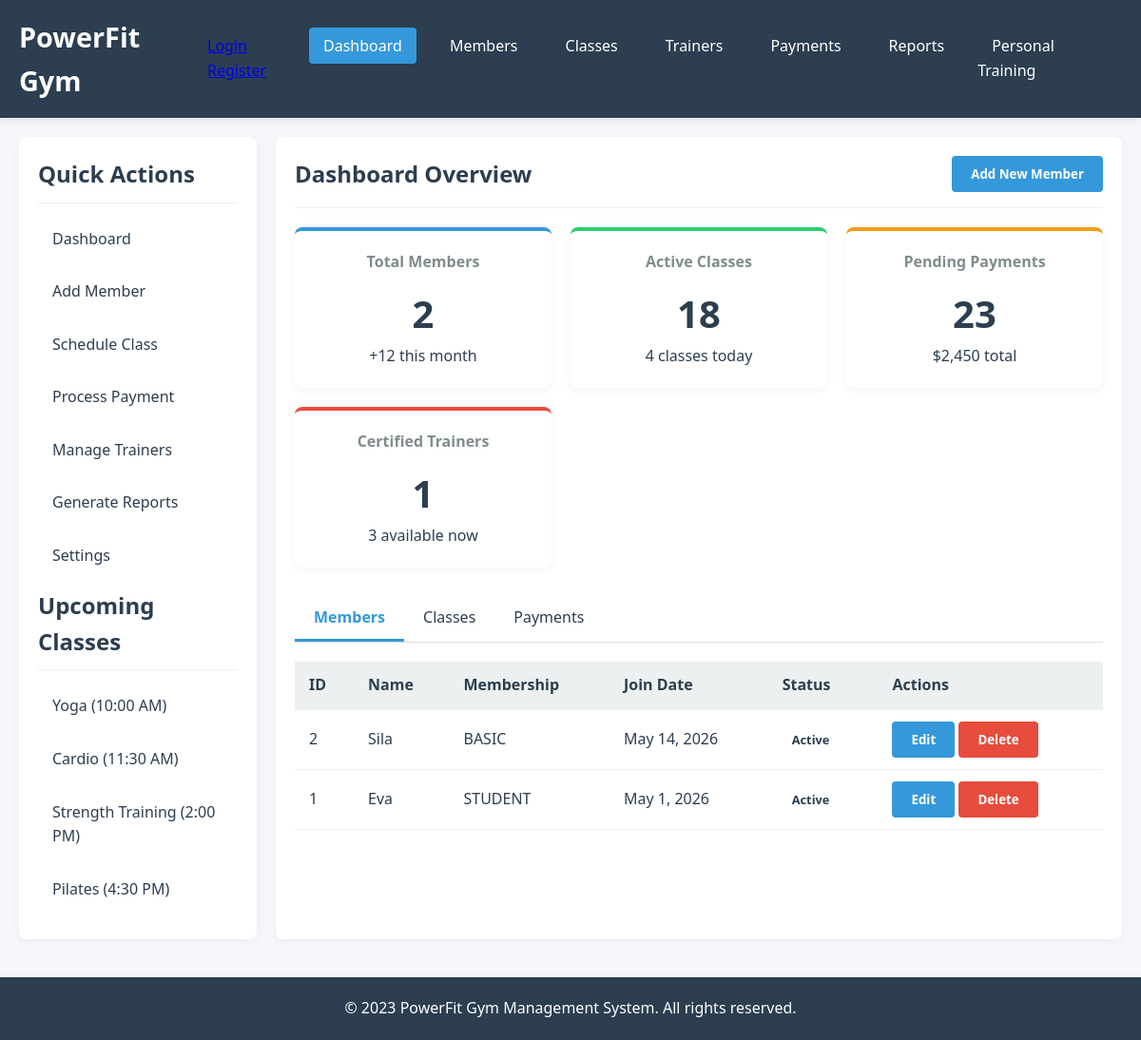
Before: /dashboard/ with the older database file.
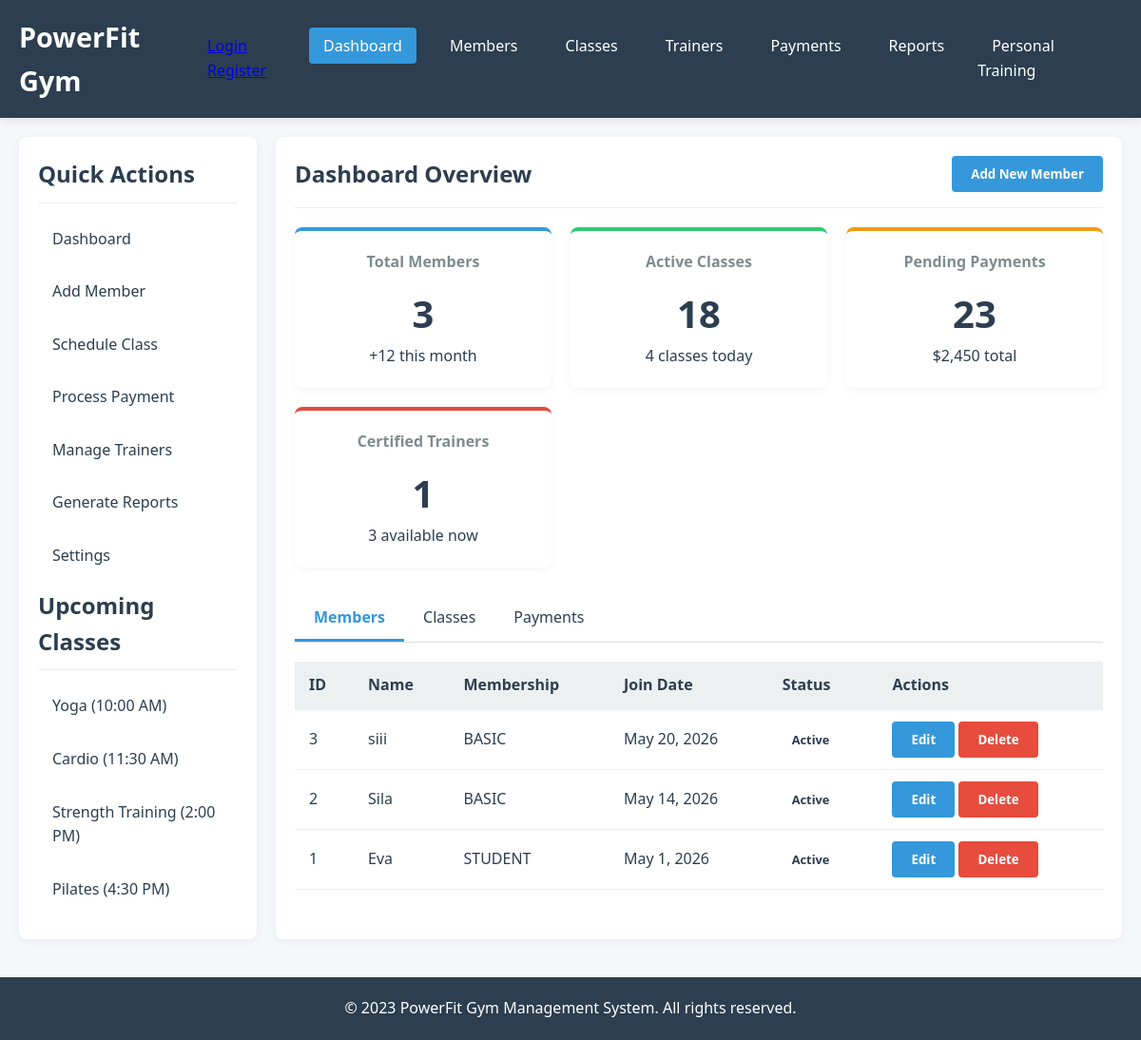
After: the same page with the newer database file.
### mainApp/models.py (models this page shows, shortened)
class Member(models.Model):
    class Membership(models.TextChoices):
        BASIC: str = "BASIC", "Basic"
        PREMIUM: str = "PREMIUM", "Premium"
        STUDENT: str = "STUDENT", "Student"
    class Status(models.TextChoices):
        ACTIVE: str = "ACTIVE", "Active"
        INACTIVE = "INACTIVE", "Inactive"
    member_id = models.CharField(
        max_length= 255,
        db_index = True,
        unique = True,
        help_text= 'Unique identifier for the member'
    )
    name = models.CharField(
        max_length= 255,
        db_index = True
    )
    email = models.EmailField()
    phone = models.CharField(
        max_length=10
    )
    membership = models.CharField(
        max_length = 255,
        choices = Membership.choices,
        default = Membership.BASIC
    )
    join_date = models.DateField()
    status = models.CharField(
        max_length = 10,
        choices = Status.choices,
        default = Status.ACTIVE
    )
    created_at = models.DateTimeField(auto_now_add = True)
    updated_at = models.DateTimeField(auto_now = True)
    class Meta:
        ordering = ["-join_date"] # ordering members on the list
        indexes = [
            models.Index(fields=["member_id"]),
            models.Index(fields = ["status", "membership"])
        ]
        verbose_name = "Member"
        verbose_name_plural = "Members"

### mainApp/views.py (the view)
# urls.py: path('dashboard/', views.dashboard, name='dashboard'),
def dashboard(request):
  members = Member.objects.all()
  total_members = Member.objects.count()
  active_members = Member.objects.filter(status='ACTIVE').count()
  now = timezone.now()
  new_this_month = Member.objects.filter(join_date__month = now.month).count()
  classes = GymClass.objects.all()
  certified_trainers  = Trainer.objects.all().count()
  context = {"members":members, "total_members": total_members, "active_members": active_members, "new_this_month": new_this_month, "classes": classes, "certified_trainers": certified_trainers }
  return render(request, 'mainApp/dashboard.html', context)

### templates/mainApp/dashboard.html (shortened to what this page needs)
{% extends 'mainApp/base.html' %}
{% block content %}
<div class="main-content">
    <aside class="sidebar">
        <h2>Quick Actions</h2>
        <ul class="sidebar-menu">
            <li><a href="{% url 'dashboard' %}">Dashboard</a></li>
            <li><a href="#" onclick="openModal('addMemberModal'); return false;">Add Member</a></li>
            <li><a href="#" onclick="openModal('addClassModal'); return false;">Schedule Class</a></li>
            <li><a href="#" onclick="openModal('processPaymentModal'); return false;">Process Payment</a></li>
            <li><a href="{% url 'trainers' %}">Manage Trainers</a></li>
            <li><a href="{% url 'reports' %}">Generate Reports</a></li>
            <li><a href="#">Settings</a></li>
        </ul>
        <h2>Upcoming Classes</h2>
        <ul class="sidebar-menu">
            <li><a href="#">Yoga (10:00 AM)</a></li>
            <li><a href="#">Cardio (11:30 AM)</a></li>
            <li><a href="#">Strength Training (2:00 PM)</a></li>
            <li><a href="#">Pilates (4:30 PM)</a></li>
        </ul>
    </aside>
    <main class="content">
        <div class="content-header">
            <h2>Dashboard Overview</h2>
            <button class="btn" onclick="openModal('addMemberModal')">Add New Member</button>
        </div>
        <div class="dashboard-cards">
            <div class="card members">
                <h3>Total Members</h3>
                <div class="number">{{ total_members|default:"247" }}</div>
                <p>+12 this month</p>
            </div>
            <div class="card classes">
                <h3>Active Classes</h3>
                <div class="number">{{ active_classes|default:"18" }}</div>
                <p>4 classes today</p>
            </div>
            <div class="card payments">
                <h3>Pending Payments</h3>
                <div class="number">{{ pending_payments|default:"23" }}</div>
                <p>$2,450 total</p>
            </div>
            <div class="card trainers">
                <h3>Certified Trainers</h3>
                <div class="number">{{ certified_trainers|default:"9" }}</div>
                <p>3 available now</p>
            </div>
        </div>
        <div class="tabs">
            <div class="tab active" data-tab="members">Members</div>
            <div class="tab" data-tab="classes">Classes</div>
            <div class="tab" data-tab="payments">Payments</div>
        </div>
        <div class="tab-content active" id="members-tab">
            <table>
                <thead>
                    <tr>
                        <th>ID</th>
                        <th>Name</th>
                        <th>Membership</th>
                        <th>Join Date</th>
                        <th>Status</th>
                        <th>Actions</th>
                    </tr>
                </thead>
                <tbody>
                    {% for member in members %}
                    <tr>
                        <td>{{ member.id }}</td>
                        <td>{{ member.name }}</td>
                        <td>{{ member.membership }}</td>
                        <td>{{ member.join_date }}</td>
                        <td><span class="status {{ member.status }}">{{ member.status|title }}</span></td>
                        <td>
                            <button class="btn">Edit</button>
                            <button class="btn btn-danger">Delete</button>
                        </td>
                    </tr>
                    {% endfor %}
                </tbody>
            </table>
        </div>
    </main>
</div>
{% endblock %}

Changed rows visible on the page:
added Member: id "3", name "siii", membership "BASIC", join_date "May 20, 2026", status "Active"
Other visible differences:
{{ total_members|default:"247" }}: "2" → "3"
